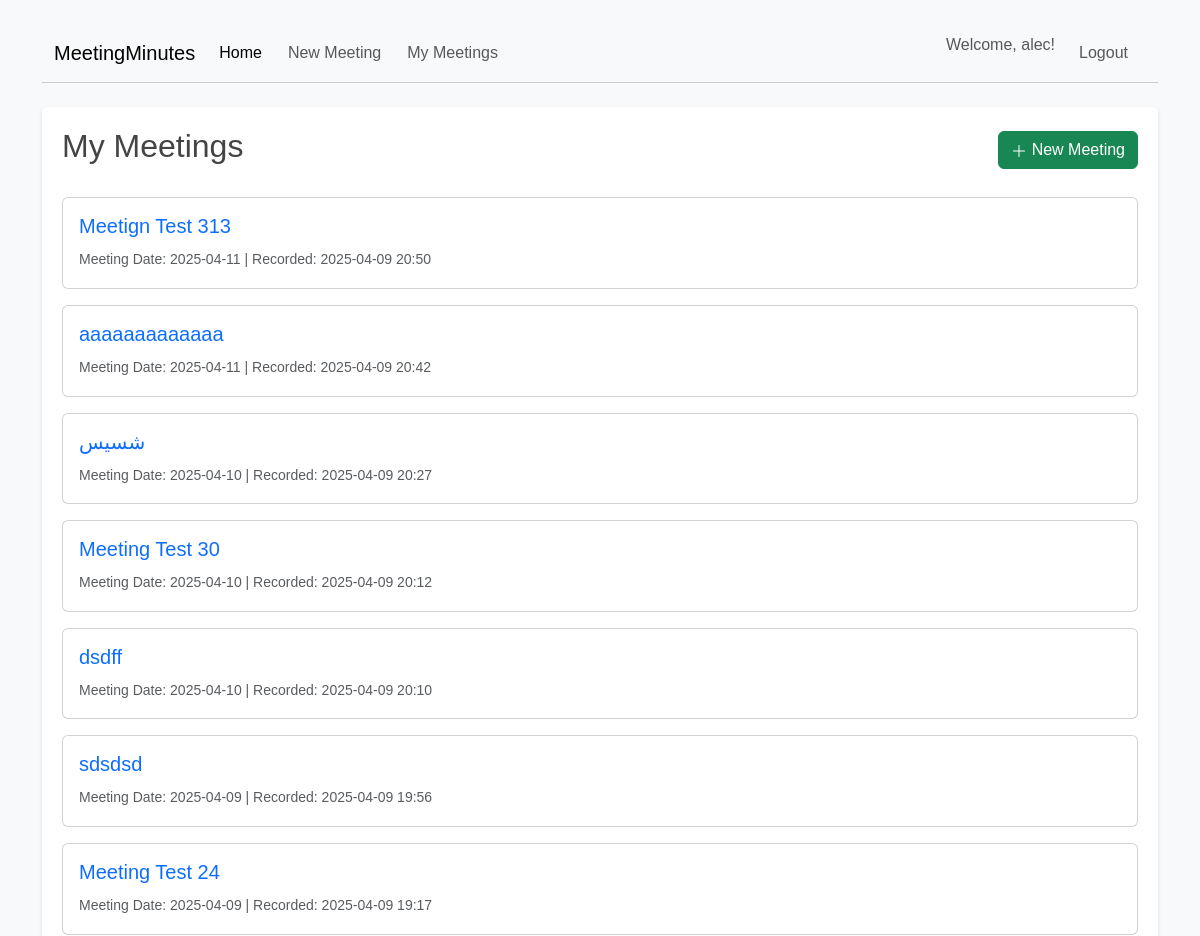
Page /meetings (signed in, upper part) on the earlier database version.
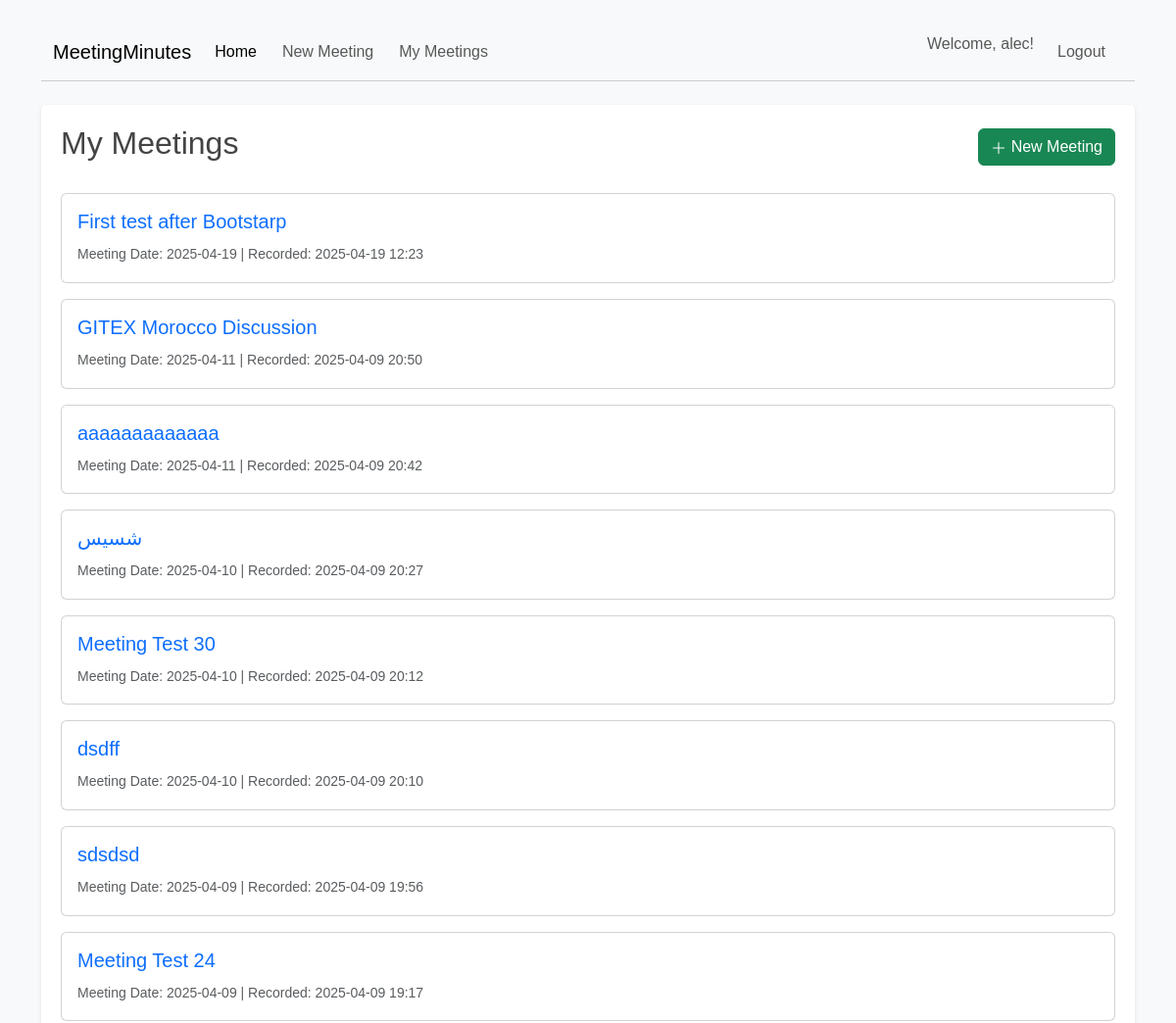
Same page on the later database version.
### app.py (models this page shows, shortened)
class User(db.Model, UserMixin):
    id = db.Column(db.Integer, primary_key=True)
    username = db.Column(db.String(20), unique=True, nullable=False)
    password_hash = db.Column(db.String(60), nullable=False)
    meetings = db.relationship('Meeting', backref='author', lazy=True)
    pass

class Meeting(db.Model):
    id = db.Column(db.Integer, primary_key=True)
    title = db.Column(db.String(100), nullable=False) # Meeting title, required
    meeting_date = db.Column(db.DateTime, nullable=False, default=datetime.datetime.utcnow)
    attendees = db.Column(db.Text, nullable=True) # Optional for now
    agenda = db.Column(db.Text, nullable=False) # Required
    minutes = db.Column(db.Text, nullable=True) # Optional
    action_items = db.Column(db.Text, nullable=True) # Optional
    date_posted = db.Column(db.DateTime, nullable=False, default=datetime.datetime.utcnow)
    user_id = db.Column(db.Integer, db.ForeignKey('user.id'), nullable=False)

### app.py (the view)
@app.route("/meetings")
@login_required
def meetings_list():
    meetings = Meeting.query.filter_by(author=current_user)\
                            .order_by(Meeting.date_posted.desc()).all()
    return render_template('meetings.html', title='My Meetings', meetings=meetings)

### app.py (called while the page is built)
@login_manager.user_loader
def load_user(user_id):
    return User.query.get(int(user_id))

### templates/meetings.html (shortened to what this page needs)
{% extends "base.html" %}
{% block content %}
    <div class="d-flex justify-content-between align-items-center mb-4">
        <h2>My Meetings</h2>
        <a href="{{ url_for('new_meeting') }}" class="btn btn-success">
            <svg xmlns="http://www.w3.org/2000/svg" width="16" height="16" fill="currentColor" class="bi bi-plus-lg" viewBox="0 0 16 16">
              <path fill-rule="evenodd" d="M8 2a.5.5 0 0 1 .5.5v5h5a.5.5 0 0 1 0 1h-5v5a.5.5 0 0 1-1 0v-5h-5a.5.5 0 0 1 0-1h5v-5A.5.5 0 0 1 8 2"/>
            </svg>
            New Meeting
        </a>
    </div>
    {% if meetings %}
        {% for meeting in meetings %}
            <div class="card mb-3">
              <div class="card-body">
                <h5 class="card-title">
                    <a href="{{ url_for('meeting_detail', meeting_id=meeting.id) }}" class="text-decoration-none">
                        {{ meeting.title }}
                    </a>
                </h5>
                <p class="card-text">
                    <small class="text-muted">
                        Meeting Date: {{ meeting.meeting_date.strftime('%Y-%m-%d') }} |
                        Recorded: {{ meeting.date_posted.strftime('%Y-%m-%d %H:%M') }}
                    </small>
                </p>
              </div>
            </div>
        {% endfor %}
    {% else %}
        <div class="alert alert-info" role="alert">
          You haven't recorded any meetings yet. <a href="{{ url_for('new_meeting') }}" class="alert-link">Create one now!</a>
        </div>
    {% endif %}
{% endblock %}

### templates/base.html (shortened to what this page needs)
<!DOCTYPE html>
<html lang="en">
<head>
    <link href="https://cdn.jsdelivr.net/npm/bootstrap@5.3.3/dist/css/bootstrap.min.css" rel="stylesheet">
    <link rel="stylesheet" type="text/css" href="{{ url_for('static', filename='css/main.css') }}">
</head>
<body>
    <div class="container mt-4">
        <header>
            <nav class="navbar navbar-expand-lg navbar-light bg-light mb-4">
              <div class="container-fluid">
                <a class="navbar-brand" href="{{ url_for('index') }}">MeetingMinutes</a>
                <div class="collapse navbar-collapse" id="navbarNav">
                  <ul class="navbar-nav me-auto mb-2 mb-lg-0">
                    <li class="nav-item">
                      <a class="nav-link active" aria-current="page" href="{{ url_for('index') }}">Home</a>
                    </li>
                    {% if current_user.is_authenticated %}
                    <li class="nav-item">
                      <a class="nav-link" href="{{ url_for('new_meeting') }}">New Meeting</a>
                    </li>
                    <li class="nav-item">
                      <a class="nav-link" href="{{ url_for('meetings_list') }}">My Meetings</a>
                    </li>
                    {% endif %}
                  </ul>
                  <ul class="navbar-nav ms-auto mb-2 mb-lg-0">
                    {% if current_user.is_authenticated %}
                        <li class="nav-item">
                            <span class="navbar-text me-3">
                                Welcome, {{ current_user.username }}!
                            </span>
                        </li>
                         <li class="nav-item">
                            <a class="nav-link" href="{{ url_for('logout') }}">Logout</a>
                        </li>
                    {% endif %}
                  </ul>
                </div>
              </div>
            </nav>
        </header>
        <main role="main">
            {% block content %}{% endblock %}
        </main>
    </div>
</body>
</html>

### static/css/main.css (style rules this page uses)
body { font-family: sans-serif; margin: 20px; line-height: 1.6; background-color: #f8f9fa; color: #333; }
header nav { margin-bottom: 15px; padding-bottom: 10px; border-bottom: 1px solid #ccc; }
header nav a { text-decoration: none; color: #007bff; margin-right: 10px; }
header nav span { margin-right: 10px; color: #555; }
main { background-color: #ffffff; padding: 20px; border-radius: 5px; box-shadow: 0 2px 4px rgba(0,0,0,0.1); }
h1, h2, h3 { color: #444; }

Differences in the rows shown:
added Meeting: title "First test after Bootstarp", meeting_date "2025-04-19", date_posted "2025-04-19 12:23"
changed Meeting: title "Meetign Test 313" → "GITEX Morocco Discussion"
